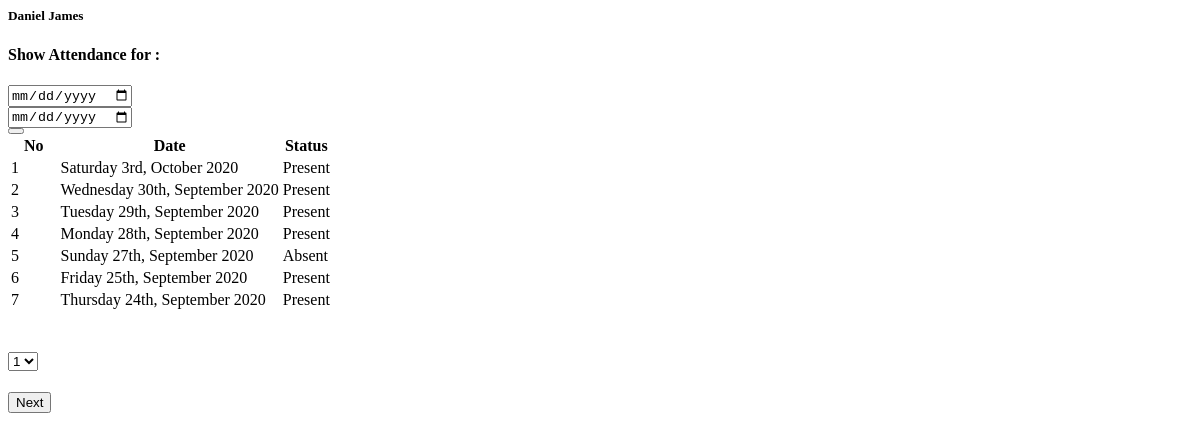
Page /students/view-only-attendance/7/ (signed in) on the earlier database version.
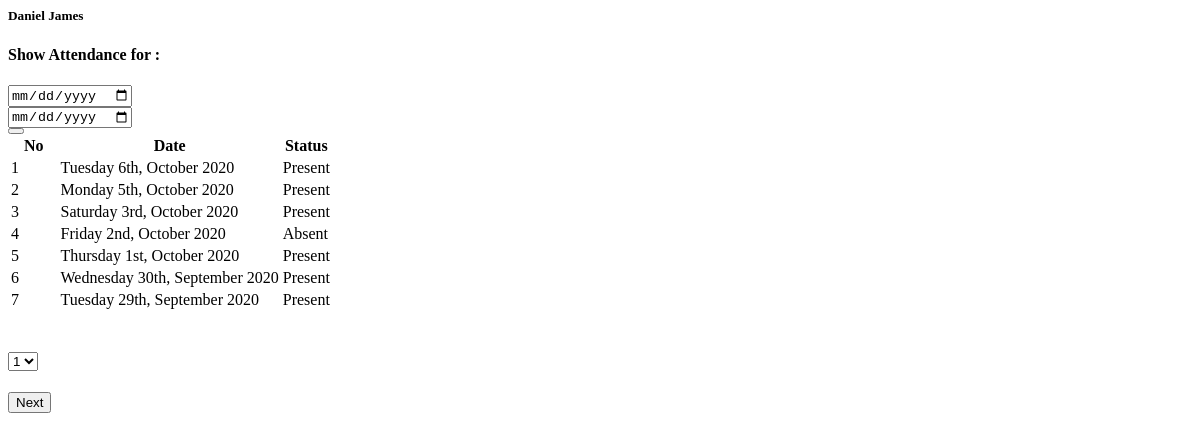
Same page on the later database version.
### students/models.py (models this page shows, shortened)
class Attendance(models.Model):
	Class = models.ForeignKey(Class,on_delete=models.CASCADE,unique_for_date="date")
	present_students=models.ManyToManyField(Student, related_name='attendance')
	date = models.DateField(validators=[prevent_future_dates])
	class Meta:
		ordering = ["-date"]
		constraints = [models.UniqueConstraint(fields=["Class","date"],name="unique_attendance")]

### students/views.py (the view)
# urls.py: path("view-only-attendance/",views.view_only_attendance,name="view_only_attendance"),
@require_auth
def view_only_attendance(request,pk):
	user = request.user
	level = user.level
	if level == "Parent":
		student =  user.parent.student_set.get(pk=pk)
	elif level == "Admin":
		student = Student.objects.get(Class__school__admin=user.admin,pk=pk)
	else:
		student = user.teacher.teacher_class.student_set.get(pk=pk)
	attendance = student.Class.attendance_set.all()
	if "start_date" in request.GET.keys():
		start_date = request.GET.get("start_date")
		end_date = request.GET.get("end_date")
		if date.fromisoformat(start_date) > localdate():
			return HttpResponse("DoesNotExist")
		attendance = attendance.filter(date__range=(start_date,end_date))
	else:
		start_date = ""
		end_date = ""
	paginator = Paginator(attendance,7)
	attendance = paginator.get_page(request.GET.get("attendance_page"))
	return render(request,"students/view_only_attendance.html",{"attendance":attendance,"student":student,"start_date" : start_date,"end_date" : end_date})

### tools.py (called while the page is built)
def require_auth(func):
    @wraps(func)
    def innerfunc(request,*args,**kwargs):
        print(dir(request))
        if request.user.is_authenticated:
            return func(request,*args,**kwargs)
        else:
            raise PermissionDenied()
    return innerfunc

### students/templates/students/view_only_attendance.html (shortened to what this page needs)
<div id="attendance-div{{student.pk}}">
    <h5 class="text-center border-bottom mb-3 pb-2">{{student.name}}</h5>
    <h4 class="mt-2 text-center">Show Attendance for :</h4>
    <div class="d-flex my-3" >
        <div class="d-flex date-container ml-0" style="width:40%;">
                <input class="date-input choose-date w-75" type="date" id="start-date" value="{{start_date}}">
        </div>
        <div class="d-flex date-container ml-2" style="width:40%;">
                <input class="date-input choose-date w-75" type="date" id="end-date" value="{{end_date}}">
        </div>
        <div class="d-flex mx-2" style="width:20%;">
            <button class="btn btn-dark radius" id="check-attendance">
            </button>
        </div>
    </div>
    <table class="table attendance-table table-hover">
        <thead class="thead-light">
            <th style="width:15%;">No</th>
            <th>Date</th>
            <th>Status</th>
        </thead>
        <tbody >
            {% for each_attendance in attendance %}
                {% if student in each_attendance.present_students.all %}
                    <tr >
                        <td>{{forloop.counter}}</td>
                        <td>
                            {{each_attendance.date|date:"l jS, F Y"}} </td>
                        <td><span class="badge badge-success">Present</span></td></tr>
                {% else %}
                    <tr>
                        <td>{{forloop.counter}}</td>
                        <td>{{each_attendance.date|date:"l jS, F Y"}}</td><td><span class="badge badge-danger">Absent</span></td>
                    </tr>
                {% endif %}
            {% endfor %}
        </tbody>
    </table>
    <div class="row py-3 border-top border-bottom" >
        <div class="col-4 d-flex" style="padding:0; margin:0; height:40px;" >
        </div>
        <div class="col-4 d-flex" style="padding:0; margin:0; height:40px;">
            <select class="form-control mx-auto attendance-pagination-handler" style="max-width: 100px;">
                {% for page_no in attendance.paginator.page_range %}
                    <option {% if page_no == attendance.number %}selected{% endif %}>{{page_no}}</option>
                {% endfor %}
            </select>
        </div>
        <div class="col-4 d-flex" style="padding:0; margin:0; height:40px;" >
            {% if attendance.has_next %}
                <button class="genric-btn primary mx-auto attendance-pagination-handler " data-page="{{attendance.next_page_number}}" >Next </button>
            {% endif %}
        </div>
    </div>
</div>

Differences in the rows shown:
no longer on this page (row unchanged): Attendance: date "Monday 28th, September 2020"
no longer on this page (row unchanged): Attendance: date "Sunday 27th, September 2020"
no longer on this page (row unchanged): Attendance: date "Friday 25th, September 2020"
no longer on this page (row unchanged): Attendance: date "Thursday 24th, September 2020"
added Attendance: date "Tuesday 6th, October 2020"
added Attendance: date "Monday 5th, October 2020"
added Attendance: date "Friday 2nd, October 2020"
added Attendance: date "Thursday 1st, October 2020"
